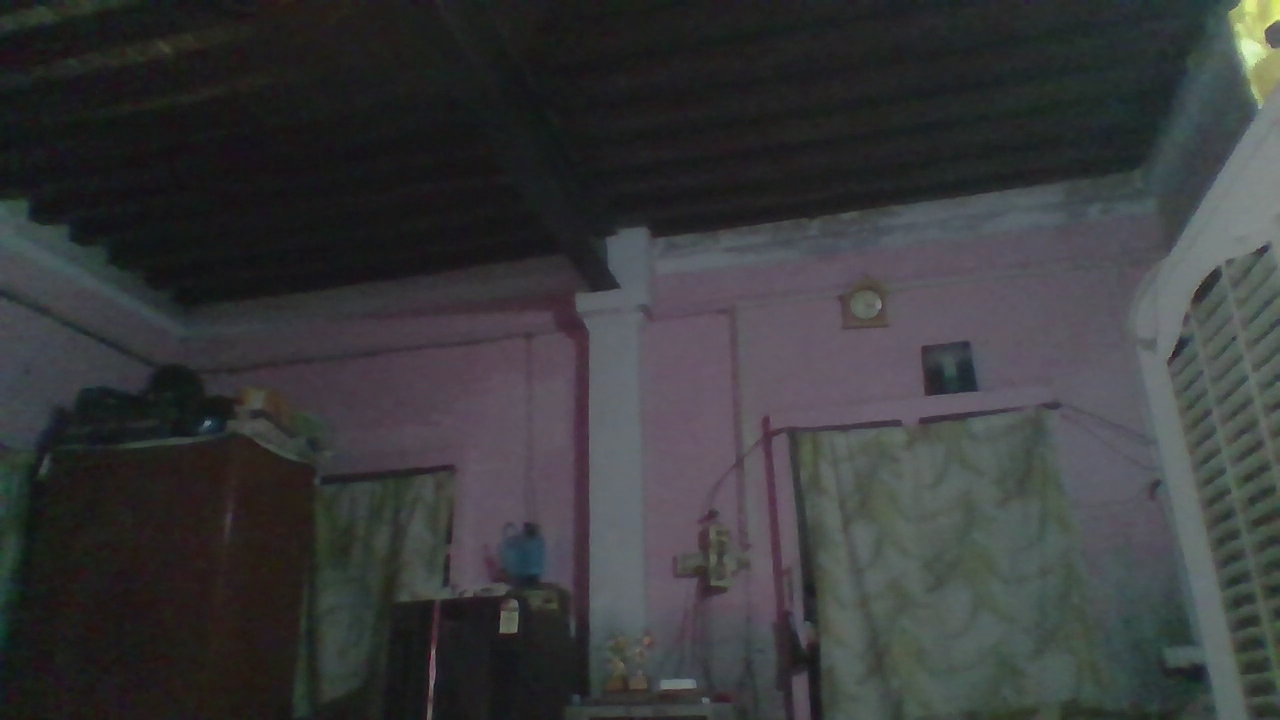
#> input picture frame 6 of video.mp4, 1280 x 720 px, given in place of the camera
$ python invisible_cloak.py
#> lines starting #> are read from the running program, lines starting #| are printed output that depends on the picture; after the words box and inside, x2 and y2 are one past the last pixel; in counts of white or black regions, pixels touching at a corner belong together
import cv2
import numpy as np

print("""
Harry :  Hey !! Would you like to try my invisibility cloak ??
         It's awesome !!

         Prepare to get invisible .....................
""")

# Open webcam
cap = cv2.VideoCapture(0)

# Load background video
bg_video = cv2.VideoCapture('video.mp4')

if not cap.isOpened() or not bg_video.isOpened():
    print("❌ Error reading from webcam or background video.")
    exit()

while cap.isOpened():
    ret, frame = cap.read()
#> frame is the input picture: shape (720, 1280, 3); mean B, G, R 59.3, 57.7, 57.1
    ret_bg, back = bg_video.read()

    # Loop the video if it ends
    if not ret_bg:
        bg_video.set(cv2.CAP_PROP_POS_FRAMES, 0)
        ret_bg, back = bg_video.read()

    if not ret or not ret_bg:
        break

    # Resize background to match webcam frame size
    back = cv2.resize(back, (frame.shape[1], frame.shape[0]))

    # Convert current frame to HSV color space
    hsv = cv2.cvtColor(frame, cv2.COLOR_BGR2HSV)
#> hsv: shape (720, 1280, 3); mean H, S, V 96.8, 37.4, 62.1

    # Define red color range (lower and upper)
    lower_red1 = np.array([0, 80, 20])
    upper_red1 = np.array([10, 255, 255])
    mask1 = cv2.inRange(hsv, lower_red1, upper_red1)
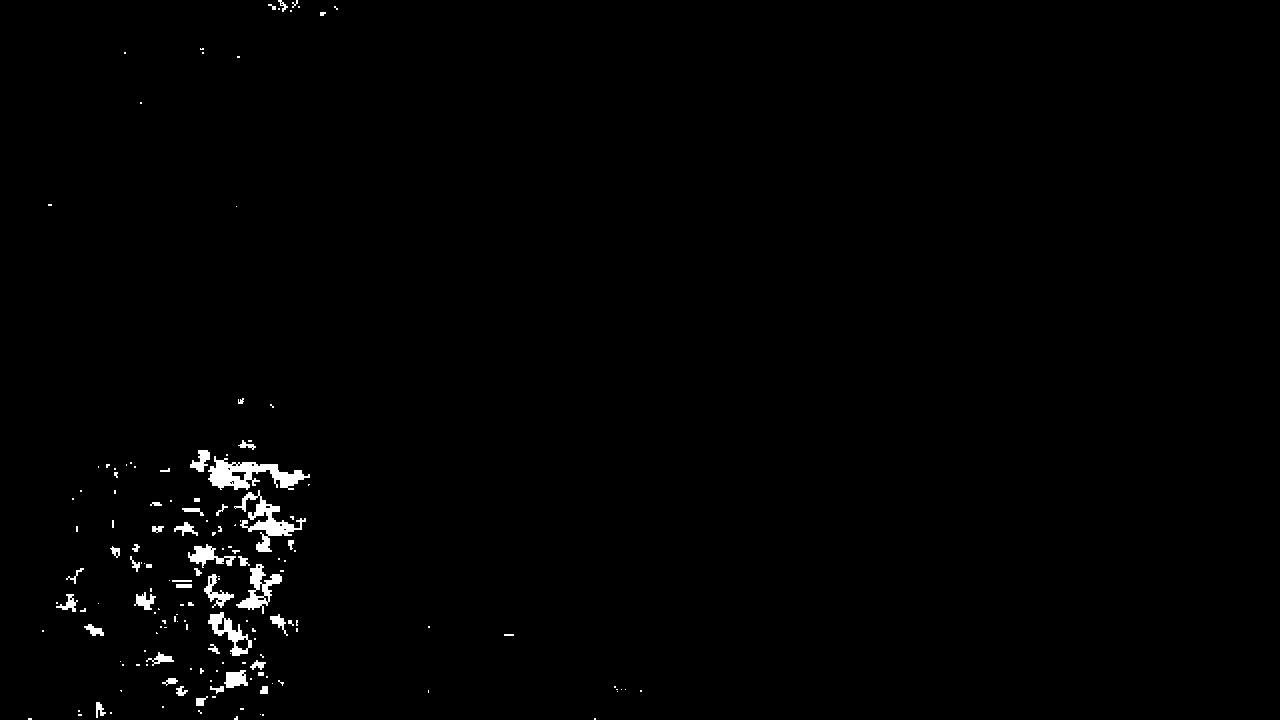
#> mask1: shape (720, 1280); 0.95% white; 154 white regions (105 under 20 px), largest, box (x1, y1, x2, y2) and area: (208, 456, 310, 490) 1596, (234, 490, 306, 552) 1246, (236, 564, 282, 614) 797

    lower_red2 = np.array([160, 80, 20])
    upper_red2 = np.array([180, 255, 255])
    mask2 = cv2.inRange(hsv, lower_red2, upper_red2)
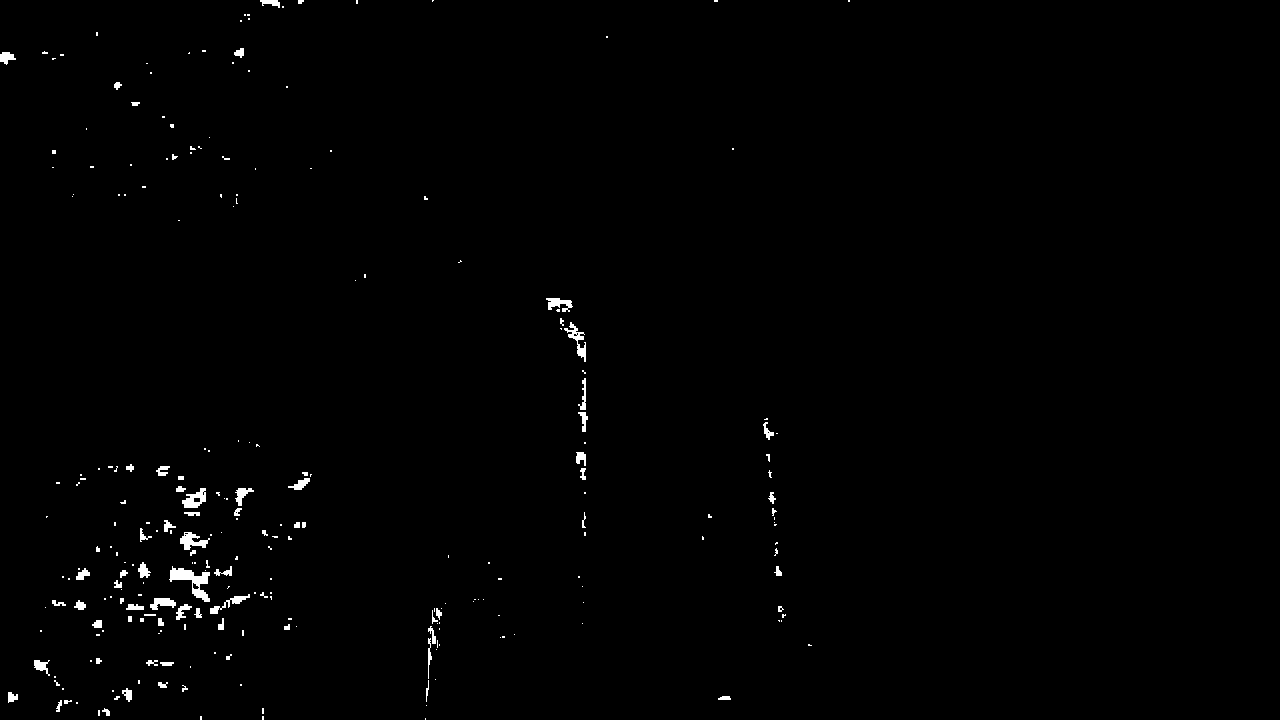
#> mask2: shape (720, 1280); 0.73% white; 254 white regions (178 under 20 px), largest, box (x1, y1, x2, y2) and area: (169, 566, 210, 602) 573, (180, 532, 210, 550) 276, (182, 488, 206, 508) 275

    # Combine masks
    mask = mask1 + mask2
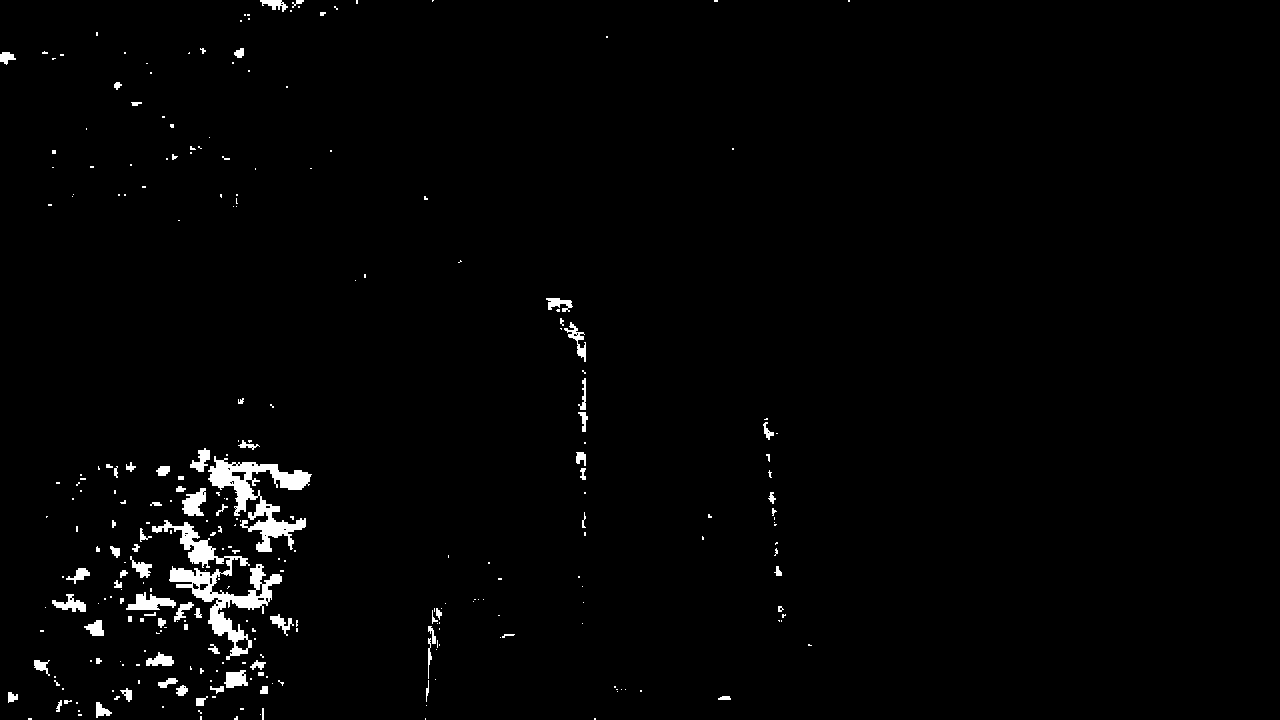
#> mask: shape (720, 1280); 1.7% white; 282 white regions (202 under 20 px), largest, box (x1, y1, x2, y2) and area: (152, 520, 282, 660) 4076, (208, 456, 312, 552) 3345, (126, 592, 176, 610) 495

    # Apply the mask to background
    part1 = cv2.bitwise_and(back, back, mask=mask)
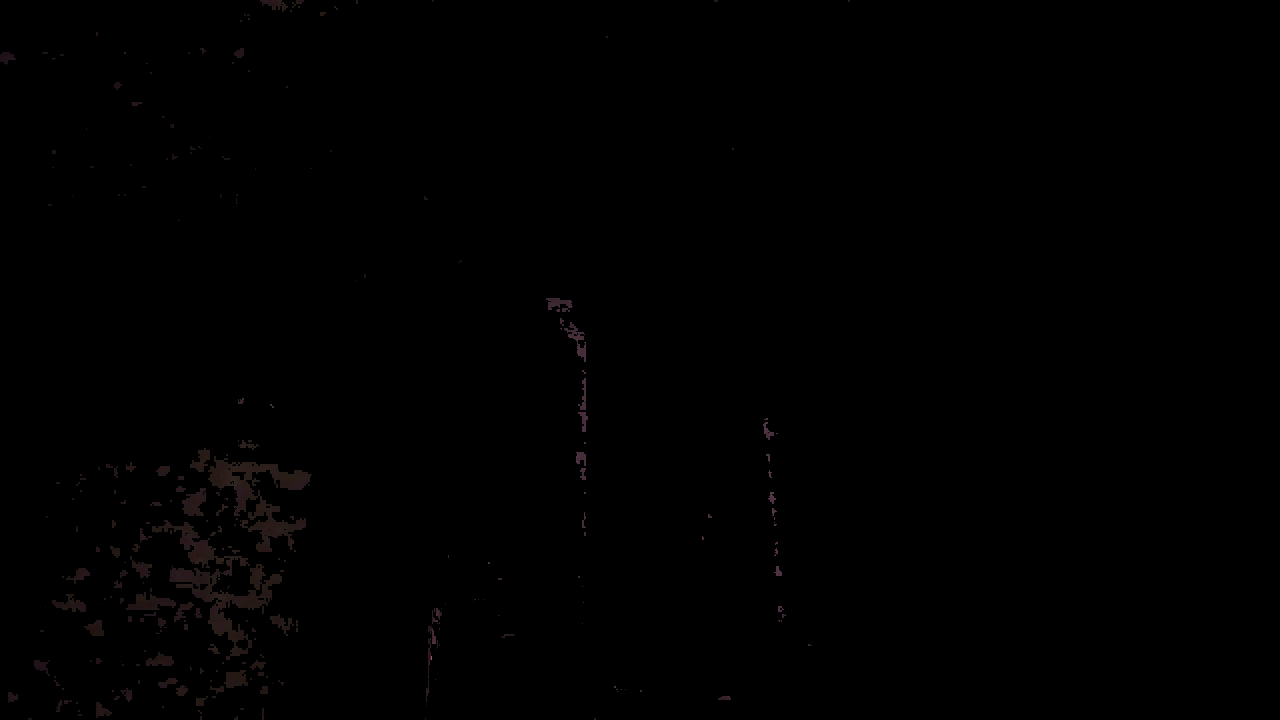
#> part1: shape (720, 1280, 3); mean B, G, R 0.5, 0.5, 0.7

    # Invert mask and apply to original frame
    mask_inv = cv2.bitwise_not(mask)
    part2 = cv2.bitwise_and(frame, frame, mask=mask_inv)

    # Combine both results
    final_output = cv2.addWeighted(part1 + part2, 1, part1 + part2, 0, 0)

    cv2.imshow("🧙‍♂️ Invisibility Cloak", final_output)

    if cv2.waitKey(1) == ord('q'):
#> (key q is pressed here)
        break

cap.release()
bg_video.release()
cv2.destroyAllWindows()

$ run again, starting later in the video
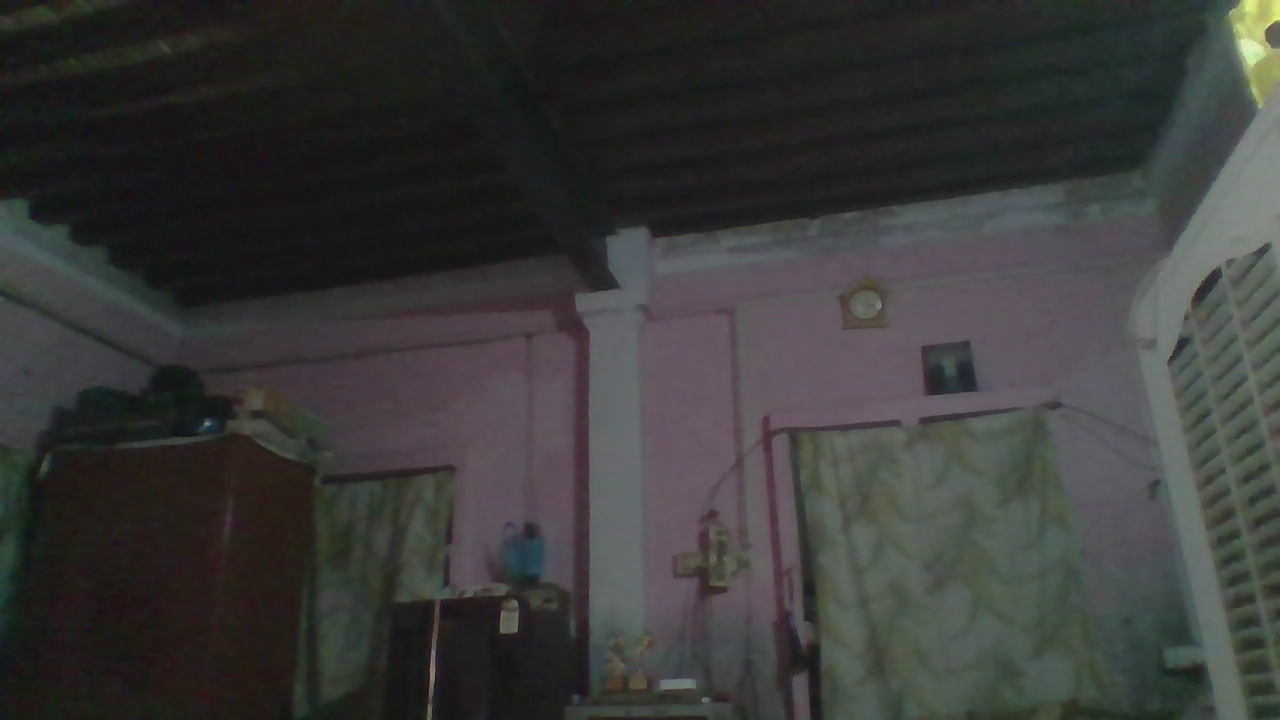
#> input picture frame 27 of video.mp4, 1280 x 720 px, given in place of the camera
#> frame is the input picture: shape (720, 1280, 3); mean B, G, R 57.2, 58, 58.2
#> hsv: shape (720, 1280, 3); mean H, S, V 87.4, 36.8, 61.9
#> `mask1 = cv2.inRange(hsv, lower_red1, upper_red1)`:
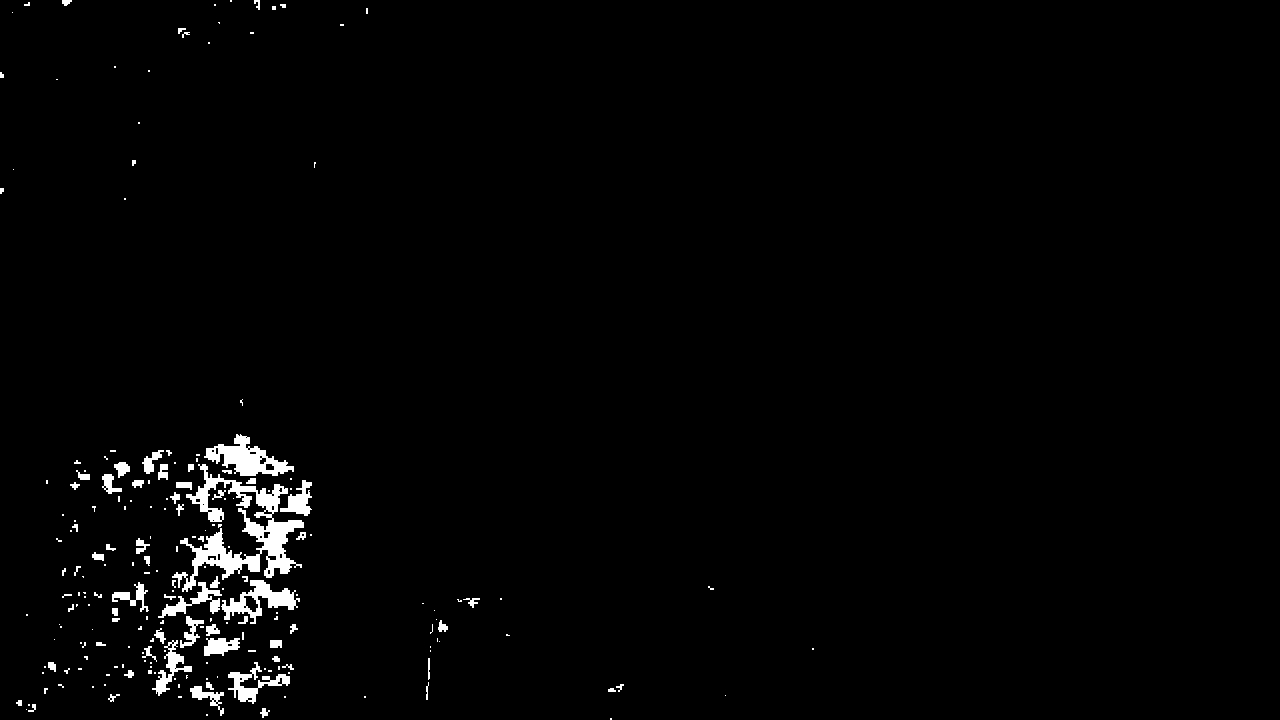
#> mask1: shape (720, 1280); 1.7% white; 208 white regions (134 under 20 px), largest, box (x1, y1, x2, y2) and area: (172, 464, 304, 592) 4933, (204, 434, 294, 476) 1669, (221, 580, 300, 624) 1273
#> mask2: shape (720, 1280); 0.84% white; 241 white regions (165 under 20 px), largest, box (x1, y1, x2, y2) and area: (50, 590, 102, 626) 602, (104, 598, 142, 624) 484, (576, 426, 588, 482) 372
#> mask: shape (720, 1280); 2.6% white; 287 white regions (188 under 20 px), largest, box (x1, y1, x2, y2) and area: (104, 464, 304, 624) 9534, (204, 434, 294, 476) 1737, (142, 614, 204, 696) 1640
#> `part2 = cv2.bitwise_and(frame, frame, mask=mask_inv)`:
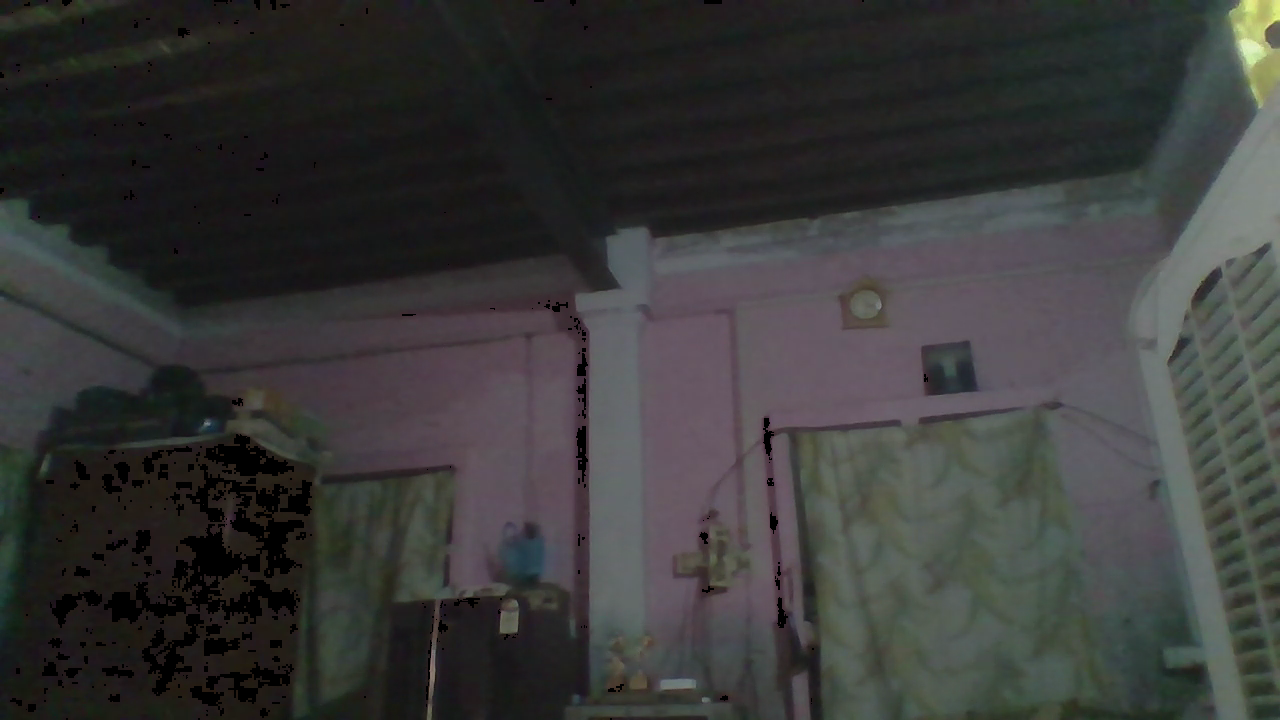
#> part2: shape (720, 1280, 3); mean B, G, R 56.5, 57.3, 57.2
